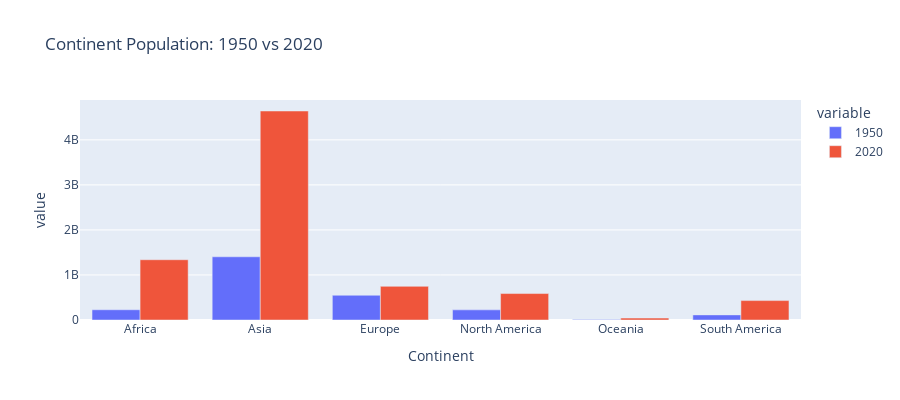

Here is the notebook cell this chart was saved with:
### Code cell
df_grouped = df.groupby("Continent")[["1950", "2020"]].sum()

fig = px.bar(df_grouped, x=df_grouped.index, y=["1950","2020"], barmode="group",
            title=f"Continent Population: 1950 vs 2020",height=400)
fig.show()

### Figure 1 — Plotly figure (JSON) as saved in the notebook; plotly's stock layout.template omitted (floating-point values rounded to 4 significant figures)
{"data": [{"alignmentgroup": "True", "hovertemplate": "variable=1950<br>Continent=%{x}<br>value=%{y}<extra></extra>", "legendgroup": "1950", "marker": {"color": "#636efa", "pattern": {"shape": ""}}, "name": "1950", "offsetgroup": "1950", "orientation": "v", "showlegend": true, "textposition": "auto", "type": "bar", "x": ["Africa", "Asia", "Europe", "North America", "Oceania", "South America"], "xaxis": "x", "y": [227572300, 1403365300, 549248800, 224830200, 12739340, 113742000], "yaxis": "y"}, {"alignmentgroup": "True", "hovertemplate": "variable=2020<br>Continent=%{x}<br>value=%{y}<extra></extra>", "legendgroup": "2020", "marker": {"color": "#EF553B", "pattern": {"shape": ""}}, "name": "2020", "offsetgroup": "2020", "orientation": "v", "showlegend": true, "textposition": "auto", "type": "bar", "x": ["Africa", "Asia", "Europe", "North America", "Oceania", "South America"], "xaxis": "x", "y": [1338451298, 4640450000, 747335500, 587579100, 41797900, 430874000], "yaxis": "y"}], "layout": {"barmode": "group", "height": 400, "legend": {"title": {"text": "variable"}, "tracegroupgap": 0}, "title": {"text": "Continent Population: 1950 vs 2020"}, "xaxis": {"anchor": "y", "domain": [0, 1], "title": {"text": "Continent"}}, "yaxis": {"anchor": "x", "domain": [0, 1], "title": {"text": "value"}}}}
